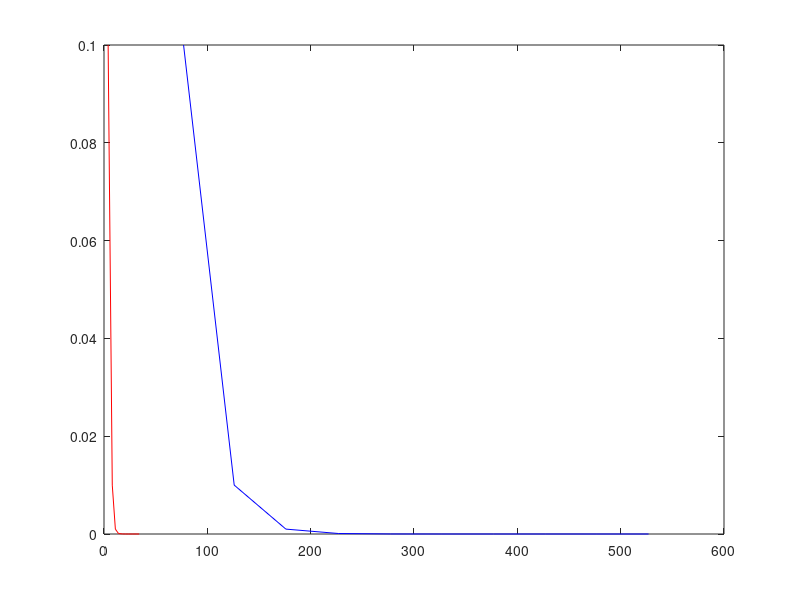
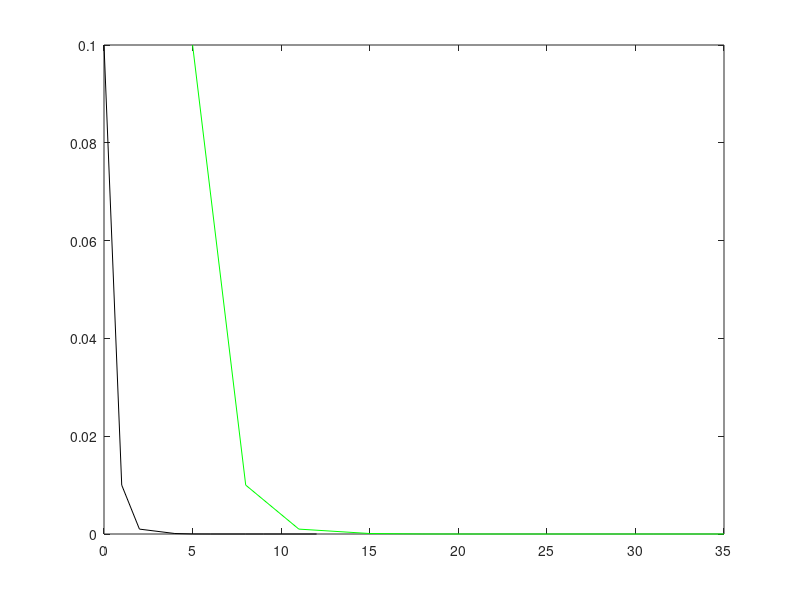

Reproduce these figures in MATLAB, in order.
f1 = figure;
% polynom hpm
e = [0.1 0.01 0.001 0.0001 1e-05 1e-06 1e-07 1e-08 1e-09 1e-10];
iter = [4 8 11 14 18 21 24 28 31 34];
plot(iter, e, "red");
hold on
% polynom fpi
iter = [77 126 176 227 277 327 377 427 477 527];
plot(iter, e, "blue");
% polynom fzero
%fzero(2 * x^4 + 8 * x^3 + 8 * x^2 - 1);
hold off

f2 = figure;
% complex hpm
iter = [5 8 11 15 18 21 25 28 31 35];
plot(iter, e, "green");
hold on
% complex fpi
iter = [0 1 2 4 5 6 8 9 10 12];
plot(iter, e, "black");
%fzero(2 * atan(x) - x - 3);
hold off